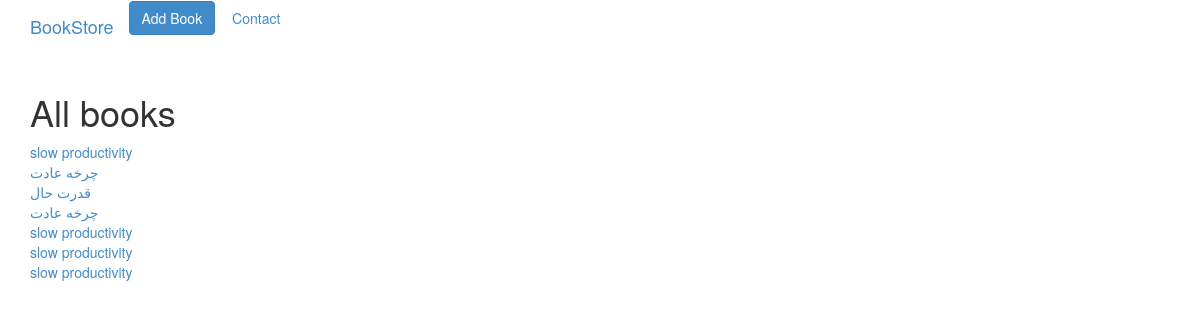
The page /reviews/ on the database as committed earlier.
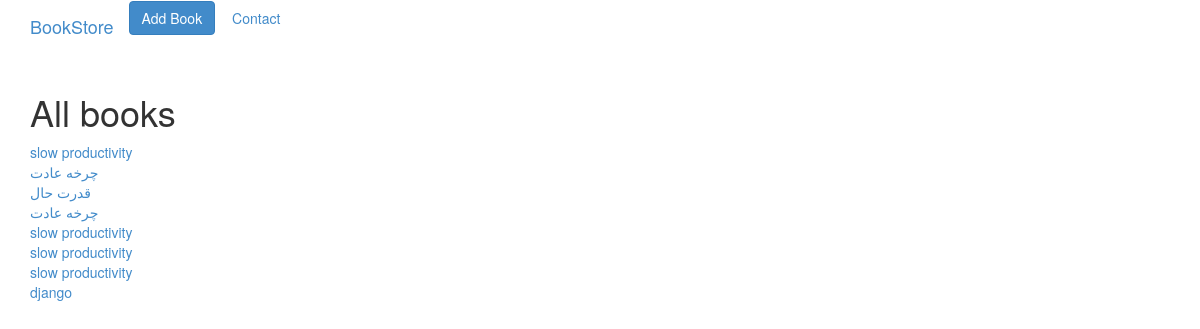
The same page on the database as committed later.
### reviews/models.py (models this page shows, shortened)
class Book(models.Model):
    PUBLICATION_STATUS = (("published", "published"), ("unpublished", "unpublished"))
    title = models.CharField(max_length=70)
    publication_date = models.DateField()
    isbn = models.CharField(max_length=20)
    publisher = models.ForeignKey(Publisher, on_delete=models.CASCADE)
    contributors = models.ManyToManyField(Contributor, through="BookContributor")
    status = models.CharField(
        max_length=100, choices=PUBLICATION_STATUS, default="unpublished"
    )

### reviews/views.py (the view)
# urls.py: path("", views.index, name="index"),
def index(request):
    books = Book.objects.all()
    return render(request, "reviews/book_list.html", {"books": books})

### reviews/templates/reviews/book_list.html (shortened to what this page needs)
{% extends "reviews/base.html" %}
{% block content %}
<h1>All books</h1>
{% for book in books %}
<div>
    <a href="{% url 'reviews:book_detail' book.pk %}">{{ book.title }}</a>
</div>
{% endfor %}
{% endblock content %}

Rows that differ between the two databases and show on the page:
added Book: title "django"
